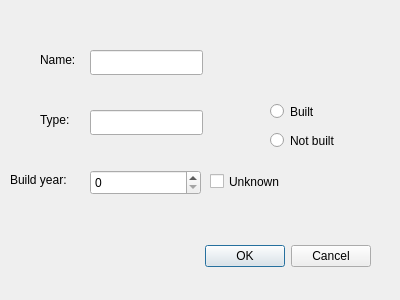
<?xml version="1.0" encoding="UTF-8"?>
<ui version="4.0">
 <class>ComputerEdit</class>
 <widget class="QDialog" name="ComputerEdit">
  <property name="geometry">
   <rect>
    <x>0</x>
    <y>0</y>
    <width>400</width>
    <height>300</height>
   </rect>
  </property>
  <property name="windowTitle">
   <string>Dialog</string>
  </property>
  <widget class="QDialogButtonBox" name="buttonBox">
   <property name="geometry">
    <rect>
     <x>30</x>
     <y>240</y>
     <width>341</width>
     <height>32</height>
    </rect>
   </property>
   <property name="orientation">
    <enum>Qt::Horizontal</enum>
   </property>
   <property name="standardButtons">
    <set>QDialogButtonBox::Cancel|QDialogButtonBox::Ok</set>
   </property>
  </widget>
  <widget class="QRadioButton" name="wasBuilt">
   <property name="geometry">
    <rect>
     <x>270</x>
     <y>100</y>
     <width>119</width>
     <height>23</height>
    </rect>
   </property>
   <property name="text">
    <string>Built</string>
   </property>
   <attribute name="buttonGroup">
    <string notr="true">builtGroup</string>
   </attribute>
  </widget>
  <widget class="QRadioButton" name="notBuilt">
   <property name="geometry">
    <rect>
     <x>270</x>
     <y>130</y>
     <width>119</width>
     <height>21</height>
    </rect>
   </property>
   <property name="text">
    <string>Not built</string>
   </property>
   <attribute name="buttonGroup">
    <string notr="true">builtGroup</string>
   </attribute>
  </widget>
  <widget class="QLabel" name="labelName">
   <property name="geometry">
    <rect>
     <x>40</x>
     <y>50</y>
     <width>68</width>
     <height>19</height>
    </rect>
   </property>
   <property name="text">
    <string>Name:</string>
   </property>
  </widget>
  <widget class="QLabel" name="labelType">
   <property name="geometry">
    <rect>
     <x>40</x>
     <y>110</y>
     <width>41</width>
     <height>19</height>
    </rect>
   </property>
   <property name="text">
    <string>Type:</string>
   </property>
  </widget>
  <widget class="QLineEdit" name="editName">
   <property name="geometry">
    <rect>
     <x>90</x>
     <y>50</y>
     <width>113</width>
     <height>25</height>
    </rect>
   </property>
  </widget>
  <widget class="QLineEdit" name="editType">
   <property name="geometry">
    <rect>
     <x>90</x>
     <y>110</y>
     <width>113</width>
     <height>25</height>
    </rect>
   </property>
  </widget>
  <widget class="QLabel" name="labelBuild">
   <property name="geometry">
    <rect>
     <x>10</x>
     <y>170</y>
     <width>81</width>
     <height>19</height>
    </rect>
   </property>
   <property name="text">
    <string>Build year:</string>
   </property>
  </widget>
  <widget class="QSpinBox" name="buildYear">
   <property name="geometry">
    <rect>
     <x>90</x>
     <y>170</y>
     <width>111</width>
     <height>25</height>
    </rect>
   </property>
  </widget>
  <widget class="QCheckBox" name="checkBox">
   <property name="geometry">
    <rect>
     <x>210</x>
     <y>170</y>
     <width>101</width>
     <height>23</height>
    </rect>
   </property>
   <property name="text">
    <string>Unknown</string>
   </property>
  </widget>
 </widget>
 <resources/>
 <connections>
  <connection>
   <sender>buttonBox</sender>
   <signal>accepted()</signal>
   <receiver>ComputerEdit</receiver>
   <slot>accept()</slot>
   <hints>
    <hint type="sourcelabel">
     <x>248</x>
     <y>254</y>
    </hint>
    <hint type="destinationlabel">
     <x>157</x>
     <y>274</y>
    </hint>
   </hints>
  </connection>
  <connection>
   <sender>buttonBox</sender>
   <signal>rejected()</signal>
   <receiver>ComputerEdit</receiver>
   <slot>reject()</slot>
   <hints>
    <hint type="sourcelabel">
     <x>316</x>
     <y>260</y>
    </hint>
    <hint type="destinationlabel">
     <x>286</x>
     <y>274</y>
    </hint>
   </hints>
  </connection>
 </connections>
 <buttongroups>
  <buttongroup name="builtGroup"/>
 </buttongroups>
</ui>
